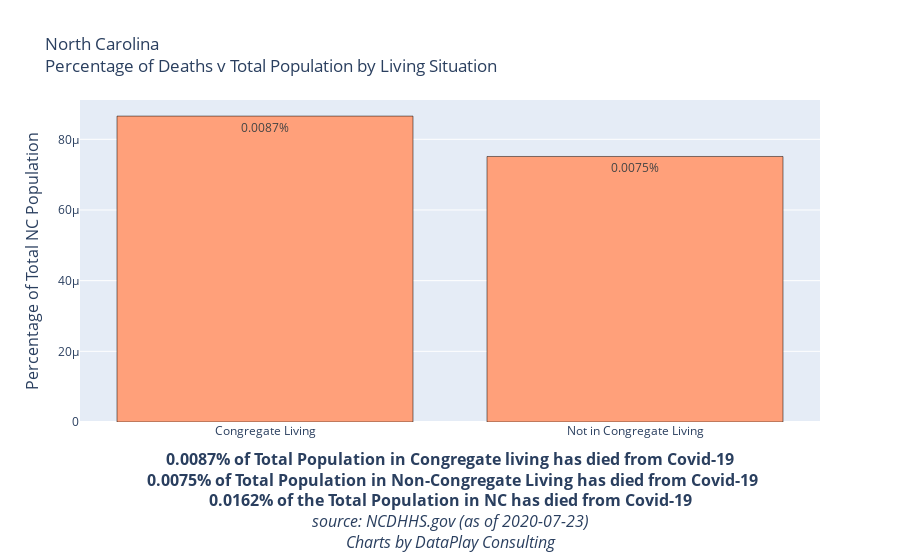

Write notebook code for a chart like this one.
### Code cell
Total_Deaths_Congregate = '{:.4%}'.format(df_grouped.reset_index()['%TotalPopulation'][0])
Total_Deaths_Non_Congregate = '{:.4%}'.format(df_grouped.reset_index()['%TotalPopulation'][1])
Total_Deaths = '{:.4%}'.format(df_grouped.reset_index()['%TotalPopulation'].sum())

fig = go.Figure(data=[
     go.Bar(name = '% Of All Deaths', x=df_grouped.reset_index()['Congregate_Living'],
           y = df_grouped.reset_index()['%TotalPopulation'],
           text=[Total_Deaths_Congregate, Total_Deaths_Non_Congregate],
           marker_color='lightsalmon',
           textposition='inside',marker_line_color='black'),
#     go.Bar(name = '% Of All Cases', x=df_grouped.reset_index()['Congregate_Living'],y = df_grouped.reset_index()['%TotalPop/Cases'],text=['11% of All Cases', '89% of All Cases'],marker_color='lightblue',
#             textposition='inside',marker_line_color='black', textfont=dict(color="black"), hoverinfo='none')
])
# Change the bar mode
fig.update_layout(barmode='group', title = 'North Carolina<br>Percentage of Deaths v Total Population by Living Situation',
    yaxis=dict(
        title='Percentage of Total NC Population',
        titlefont_size=16,
        tickfont_size=12,
    ),
    xaxis=dict(
        title=f"<b>{Total_Deaths_Congregate} of Total Population in Congregate living has died from Covid-19<br> {Total_Deaths_Non_Congregate} of Total Population in Non-Congregate Living has died from Covid-19<br>{Total_Deaths} of the Total Population in NC has died from Covid-19</b><br><i>source: NCDHHS.gov (as of {Date})<br>Charts by DataPlay Consulting</i>",
        titlefont_size=16,
        tickfont_size=12,
    ),              
    legend=dict(
        x=0,
        y=1.0,
        bgcolor='rgba(255, 255, 255, 0)',
        bordercolor='rgba(255, 255, 255, 0)'
    ))

fig.show()
pio.write_html(fig, file='DeathsVPopulation.html', auto_open=False)

### Figure 1 — Plotly figure (JSON) as saved in the notebook; plotly's stock layout.template omitted (floating-point values rounded to 4 significant figures)
{"data": [{"marker": {"color": "lightsalmon", "line": {"color": "black"}}, "name": "% Of All Deaths", "text": ["0.0087%", "0.0075%"], "textposition": "inside", "type": "bar", "x": ["Congregate Living", "Not in Congregate Living"], "y": [8.657e-05, 7.514e-05]}], "layout": {"autosize": true, "barmode": "group", "legend": {"bgcolor": "rgba(255, 255, 255, 0)", "bordercolor": "rgba(255, 255, 255, 0)", "x": 0, "y": 1}, "title": {"text": "North Carolina<br>Percentage of Deaths v Total Population by Living Situation"}, "xaxis": {"autorange": true, "range": [-0.5, 1.5], "tickfont": {"size": 12}, "title": {"font": {"size": 16}, "text": "<b>0.0087% of Total Population in Congregate living has died from Covid-19<br> 0.0075% of Total Population in Non-Congregate Living has died from Covid-19<br>0.0162% of the Total Population in NC has died from Covid-19</b><br><i>source: NCDHHS.gov (as of 2020-07-23)<br>Charts by DataPlay Consulting</i>"}, "type": "category"}, "yaxis": {"autorange": true, "range": [0, 9.113e-05], "tickfont": {"size": 12}, "title": {"font": {"size": 16}, "text": "Percentage of Total NC Population"}, "type": "linear"}}}
